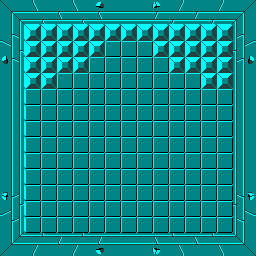

Rendered tile map (Tiled .tmx) drawn with the repository's tilesets; below, a short description and the full map source, tile grids included:
An orthogonal 16x16 tile map with 16x16 px tiles, 3 tile layers (background, walls, collidables).

<map version="1.0" tiledversion="1.0.3" orientation="orthogonal" renderorder="right-down" width="16" height="16" tilewidth="16" tileheight="16" nextobjectid="1">
 <tileset firstgid="1" name="dungeonTileset" tilewidth="16" tileheight="16" tilecount="230" columns="23">
  <image source="img/dungeonTileset.png" width="368" height="160" />
 </tileset>
 <layer name="background" width="16" height="16" offsetx="-7.99638" offsety="-7.99819">
  <data encoding="csv">
0,0,0,0,0,0,0,0,0,0,0,0,0,0,0,0,
0,0,0,0,0,0,0,0,0,0,0,0,0,0,0,0,
0,0,200,200,200,200,200,200,200,200,200,200,200,200,200,0,
0,0,200,200,200,200,200,200,200,200,200,200,200,200,200,0,
0,0,200,200,200,200,200,200,200,200,200,200,200,200,200,0,
0,0,200,200,200,200,200,200,200,200,200,200,200,200,200,0,
0,0,200,200,200,200,200,200,200,200,200,200,200,200,200,0,
0,0,200,200,200,200,200,200,200,200,200,200,200,200,200,0,
0,0,200,200,200,200,200,200,200,200,200,200,200,200,200,0,
0,0,200,200,200,200,200,200,200,200,200,200,200,200,200,0,
0,0,200,200,200,200,200,200,200,200,200,200,200,200,200,0,
0,0,200,200,200,200,200,200,200,200,200,200,200,200,200,0,
0,0,200,200,200,200,200,200,200,200,200,200,200,200,200,0,
0,0,200,200,200,200,200,200,200,200,200,200,200,200,200,0,
0,0,200,200,200,200,200,200,200,200,200,200,200,200,200,0,
0,0,0,0,0,0,0,0,0,0,0,0,0,0,0,0
</data>
 </layer>
 <layer name="walls" width="16" height="16">
  <data encoding="csv">
1,2,3,4,5,6,7,8,8,9,10,11,12,13,14,15,
24,25,26,27,28,29,30,31,31,32,33,34,35,36,37,38,
47,48,0,0,0,0,0,0,0,0,0,0,0,0,60,61,
70,71,0,0,0,0,0,0,0,0,0,0,0,0,83,84,
93,94,0,0,0,0,0,0,0,0,0,0,0,0,106,107,
116,117,0,0,0,0,0,0,0,0,0,0,0,0,129,130,
93,94,0,0,0,0,0,0,0,0,0,0,0,0,129,130,
116,117,0,0,0,0,0,0,0,0,0,0,0,0,129,130,
93,94,0,0,0,0,0,0,0,0,0,0,0,0,129,130,
116,117,0,0,0,0,0,0,0,0,0,0,0,0,129,130,
93,94,0,0,0,0,0,0,0,0,0,0,0,0,129,130,
116,117,0,0,0,0,0,0,0,0,0,0,0,0,129,130,
139,140,0,0,0,0,0,0,0,0,0,0,0,0,152,153,
162,163,0,0,0,0,0,0,0,0,0,0,0,0,175,176,
185,186,187,188,189,190,191,192,192,193,194,195,196,197,198,199,
208,209,210,211,212,213,214,215,215,216,217,218,219,220,221,222
</data>
 </layer>
 <layer name="collidables" width="16" height="16" offsetx="-7.99638" offsety="-7.99819">
  <data encoding="csv">
0,0,0,0,0,0,0,0,0,0,0,0,0,0,0,0,
0,0,0,0,0,0,0,0,0,0,0,0,0,0,0,0,
0,0,178,178,178,178,178,178,178,178,178,178,178,178,178,0,
0,0,178,178,178,178,178,200,200,200,178,178,178,178,178,0,
0,0,178,178,178,178,200,200,200,200,200,178,178,178,178,0,
0,0,178,178,200,200,200,200,200,200,200,200,200,178,178,0,
0,0,200,200,200,200,200,200,200,200,200,200,200,200,200,0,
0,0,200,200,200,200,200,200,200,200,200,200,200,200,200,0,
0,0,200,200,200,200,200,200,200,200,200,200,200,200,200,0,
0,0,200,200,200,200,200,200,200,200,200,200,200,200,200,0,
0,0,200,200,200,200,200,200,200,200,200,200,200,200,200,0,
0,0,200,200,200,200,200,200,200,200,200,200,200,200,200,0,
0,0,200,200,200,200,200,200,200,200,200,200,200,200,200,0,
0,0,200,200,200,200,200,200,200,200,200,200,200,200,200,0,
0,0,200,200,200,200,200,200,200,200,200,200,200,200,200,0,
0,0,0,0,0,0,0,0,0,0,0,0,0,0,0,0
</data>
 </layer>
</map>